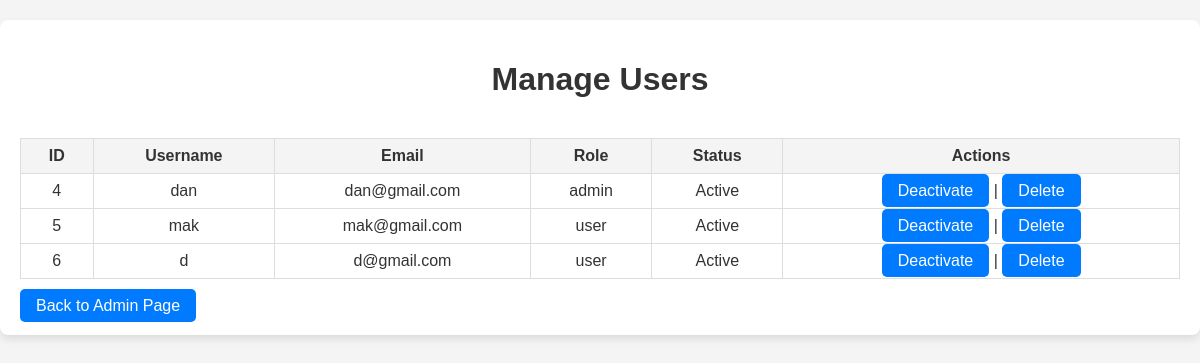
Page /manage_users.php (signed in) on the committed database.
### tables this page shows
CREATE TABLE `users` (
  `user_id` int(11) NOT NULL,
  `username` varchar(100) NOT NULL,
  `email` varchar(150) NOT NULL,
  `password` varchar(255) NOT NULL,
  `role` enum('user','admin') NOT NULL DEFAULT 'user',
  `is_active` tinyint(1) NOT NULL DEFAULT 1,
  `created_at` timestamp NOT NULL DEFAULT current_timestamp(),
  `updated_at` timestamp NOT NULL DEFAULT current_timestamp() ON UPDATE current_timestamp(),
  `profile_picture` varchar(255) DEFAULT NULL,
  `full_name` varchar(150) DEFAULT NULL
);

### manage_users.php (the view, shortened to what this page needs)
<?php
@include 'config.php';
$users = $conn->query("SELECT * FROM users");
?>
<!DOCTYPE html>
<html lang="en">
<head>
</head>
<body>
    <div class="container">
        <h1>Manage Users</h1>
        <table>
            <tr>
                <th>ID</th>
                <th>Username</th>
                <th>Email</th>
                <th>Role</th>
                <th>Status</th>
                <th>Actions</th>
            </tr>
            <?php while ($user = $users->fetch(PDO::FETCH_ASSOC)) { ?>
                <tr>
                    <td><?= $user['user_id'] ?></td>
                    <td><?= htmlspecialchars($user['username']) ?></td>
                    <td><?= htmlspecialchars($user['email']) ?></td>
                    <td><?= $user['role'] ?></td>
                    <td><?= $user['is_active'] ? 'Active' : 'Inactive' ?></td>
                    <td>
                        <a href="deactivate_user.php?id=<?= $user['user_id'] ?>" class="button">Deactivate</a> |
                        <a href="delete_user.php?id=<?= $user['user_id'] ?>" class="button">Delete</a>
                    </td>
                </tr>
            <?php } ?>
        </table>
        <br>
        <a href="admin_page.php" class="button">Back to Admin Page</a>
    </div>
</body>
</html>

### manage_users.php (style rules this page uses)
body { font-family: Arial, sans-serif; background-color: #f4f4f4; color: #333; margin: 0; padding: 0; }
.container { max-width: 1200px; margin: 20px auto; padding: 20px; background-color: white; box-shadow: 0 4px 8px rgba(0, 0, 0, 0.1); border-radius: 8px; }
h1 { text-align: center; font-size: 2em; margin-bottom: 40px; }
table { width: 100%; border-collapse: collapse; }
table, th, td { border: 1px solid #ddd; }
th, td { padding: 8px 12px; text-align: center; }
th { background-color: #f4f4f4; }
.button { padding: 8px 16px; background-color: #007BFF; color: white; text-decoration: none; border-radius: 5px; }

### rows in the picture
users: user_id "4", username "dan", email "dan@gmail.com", role "admin", is_active "Active"
users: user_id "5", username "mak", email "mak@gmail.com", role "user", is_active "Active"
users: user_id "6", username "d", email "d@gmail.com", role "user", is_active "Active"
